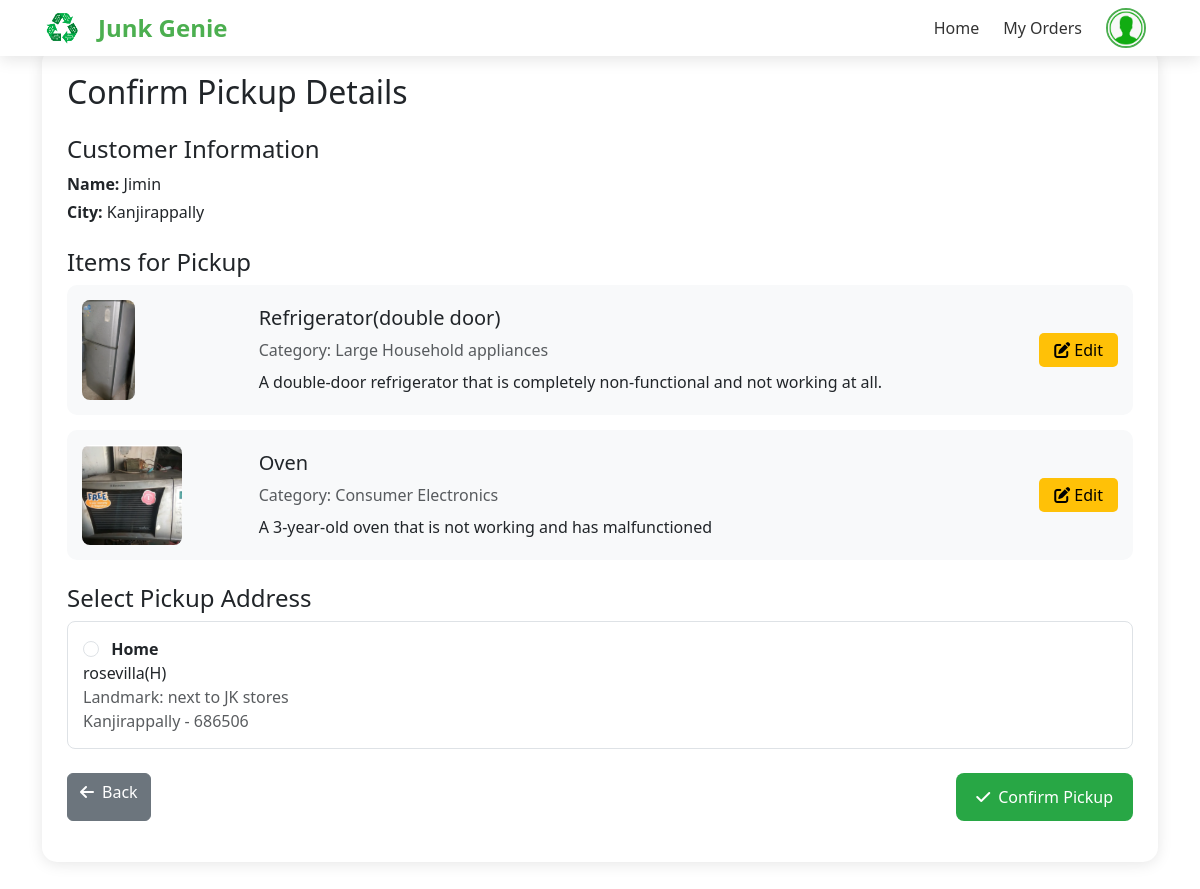
The page /rough.php?cart_id=3 (signed in) on the database its author committed.
### tables this page shows
CREATE TABLE `users` (
  `user_id` int(11) NOT NULL,
  `fullname` varchar(100) NOT NULL,
  `email` varchar(100) NOT NULL,
  `phone` varchar(15) NOT NULL,
  `password` varchar(255) NOT NULL,
  `role` enum('Admin','Employee','End User') NOT NULL,
  `status` enum('Active','Inactive') DEFAULT 'Active',
  `address` text DEFAULT NULL,
  `created_at` timestamp NOT NULL DEFAULT current_timestamp(),
  `reset_token` varchar(100) DEFAULT NULL,
  `reset_token_expiry` datetime DEFAULT NULL,
  `zip_code` varchar(20) DEFAULT NULL,
  `verification_token` varchar(255) DEFAULT NULL,
  `is_verified` enum('Yes','No') DEFAULT 'No',
  `email_verification_token` varchar(255) DEFAULT NULL,
  `email_verified` tinyint(1) DEFAULT 0,
  `reset_otp` varchar(6) DEFAULT NULL,
  `reset_otp_expiry` datetime DEFAULT NULL,
  `is_active` tinyint(1) DEFAULT 1,
  `city_id` int(11) DEFAULT NULL,
  `google_id` varchar(255) DEFAULT NULL
);

CREATE TABLE `cities` (
  `city_id` int(11) NOT NULL,
  `city_name` varchar(100) NOT NULL,
  `is_active` tinyint(1) DEFAULT 1,
  `created_at` timestamp NOT NULL DEFAULT current_timestamp(),
  `user_id` int(11) DEFAULT NULL
);

CREATE TABLE `cart_items` (
  `id` int(11) NOT NULL,
  `cart_id` int(11) NOT NULL,
  `product_id` int(11) NOT NULL,
  `image` varchar(255) NOT NULL,
  `description` text NOT NULL
);

CREATE TABLE `products` (
  `product_id` int(11) NOT NULL,
  `category_id` int(11) NOT NULL,
  `product_name` varchar(100) NOT NULL,
  `description` varchar(255) DEFAULT NULL,
  `price_per_pc` decimal(10,2) DEFAULT NULL,
  `is_active` tinyint(1) DEFAULT 1,
  `created_at` timestamp NOT NULL DEFAULT current_timestamp(),
  `updated_at` timestamp NOT NULL DEFAULT current_timestamp() ON UPDATE current_timestamp()
);

CREATE TABLE `category` (
  `category_id` int(11) NOT NULL,
  `category_name` varchar(100) NOT NULL,
  `description` varchar(255) DEFAULT NULL,
  `is_active` tinyint(1) DEFAULT 1,
  `created_at` timestamp NOT NULL DEFAULT current_timestamp(),
  `updated_at` timestamp NOT NULL DEFAULT current_timestamp() ON UPDATE current_timestamp()
);

CREATE TABLE `user_addresses` (
  `address_id` int(11) NOT NULL,
  `user_id` int(11) NOT NULL,
  `address_type` enum('Home','Work','Other') NOT NULL DEFAULT 'Home',
  `city_id` int(11) NOT NULL,
  `address_line` text NOT NULL,
  `landmark` varchar(255) DEFAULT NULL,
  `pincode` varchar(6) DEFAULT NULL,
  `is_default` tinyint(1) DEFAULT 0,
  `is_active` tinyint(1) DEFAULT 1,
  `created_at` timestamp NOT NULL DEFAULT current_timestamp(),
  `updated_at` timestamp NOT NULL DEFAULT current_timestamp() ON UPDATE current_timestamp()
);

### rough.php (the view, shortened to what this page needs)
<?php
require_once 'connect.php';
$user_id = $_SESSION['user_id'];
$userStmt = $conn->prepare("SELECT u.*, c.city_name
                           FROM users u
                           JOIN cities c ON u.city_id = c.city_id
                           WHERE u.user_id = ?");
$userStmt->bind_param("i", $user_id);
$userStmt->execute();
$user = $userStmt->get_result()->fetch_assoc();
$addressStmt = $conn->prepare("SELECT ua.*, c.city_name
                              FROM user_addresses ua
                              JOIN cities c ON ua.city_id = c.city_id
                              WHERE ua.user_id = ? AND ua.is_active = 1");
$addressStmt->bind_param("i", $user_id);
$addressStmt->execute();
$addresses = $addressStmt->get_result();
if (isset($_GET['cart_id'])) {
    $cart_id = $_GET['cart_id'];
}
$itemsStmt = $conn->prepare("SELECT ci.*, p.product_name, c.category_name
                            FROM cart_items ci
                            JOIN products p ON ci.product_id = p.product_id
                            JOIN category c ON p.category_id = c.category_id
                            WHERE ci.cart_id = ?");
$itemsStmt->bind_param("i", $cart_id);
$itemsStmt->execute();
$cart_items = $itemsStmt->get_result();
?>
<html>
<head>
    <link href="https://cdn.jsdelivr.net/npm/bootstrap@5.3.0/dist/css/bootstrap.min.css" rel="stylesheet">
    <link href="https://cdnjs.cloudflare.com/ajax/libs/font-awesome/6.0.0/css/all.min.css" rel="stylesheet">
    <link href="https://cdn.jsdelivr.net/npm/sweetalert2@11/dist/sweetalert2.min.css" rel="stylesheet">
</head>
<body>
    <?php include 'navbar.php'; ?>
    <div class="container py-5">
        <div class="confirmation-card">
            <h2 class="mb-4">Confirm Pickup Details</h2>
            <div class="mb-4">
                <h4>Customer Information</h4>
                <p class="mb-1"><strong>Name:</strong> <?= htmlspecialchars($user['fullname']); ?></p>
                <p><strong>City:</strong> <?= htmlspecialchars($user['city_name']); ?></p>
            </div>
            <div class="mb-4">
                <h4>Items for Pickup</h4>
                <?php while ($item = $cart_items->fetch_assoc()): ?>
                    <div class="item-card">
                        <div class="row align-items-center">
                            <div class="col-md-2">
                                <img src="<?= htmlspecialchars($item['image']); ?>"
                                     alt="Item Image" class="preview-image">
                            </div>
                            <div class="col-md-8">
                                <h5><?= htmlspecialchars($item['product_name']); ?></h5>
                                <p class="text-muted mb-2">Category: <?= htmlspecialchars($item['category_name']); ?></p>
                                <p class="mb-0"><?= htmlspecialchars($item['description']); ?></p>
                            </div>
                            <div class="col-md-2 text-end">
                                <button type="button" class="btn-edit"
                                        data-bs-toggle="modal"
                                        data-bs-target="#editItemModal<?= $item['id']; ?>">
                                    <i class="fas fa-edit"></i> Edit
                                </button>
                            </div>
                        </div>
                    </div>
                <?php endwhile; ?>
            </div>
<form action="" method="POST" id="pickupForm">
    <div class="mb-4">
        <h4>Select Pickup Address</h4>
        <?php if ($addresses->num_rows > 0): ?>
            <?php while ($address = $addresses->fetch_assoc()): ?>
                <div class="address-card">
                    <input type="radio" name="pickup_address_id"
                           value="<?= $address['address_id']; ?>" required
                           class="form-check-input me-2">
                    <strong><?= htmlspecialchars($address['address_type']); ?></strong><br>
                    <?= htmlspecialchars($address['address_line']); ?><br>
                    <?php if ($address['landmark']): ?>
                        <span class="text-muted">Landmark: <?= htmlspecialchars($address['landmark']); ?></span><br>
                    <?php endif; ?>
                    <span class="text-muted">
                        <?= htmlspecialchars($address['city_name']); ?> -
                        <?= htmlspecialchars($address['pincode']); ?>
                    </span>
                </div>
            <?php endwhile; ?>
        <?php else: ?>
            <div class="alert alert-warning">
                No addresses found. Please <a href="add_address.php">add an address</a> first.
            </div>
        <?php endif; ?>
    </div>
    <div class="d-flex justify-content-between">
        <a href="sell.php" class="btn btn-secondary">
            <i class="fas fa-arrow-left me-2"></i>Back
        </a>
        <button type="submit" name="confirm_pickup" class="btn-confirm"
                <?= ($addresses->num_rows == 0) ? 'disabled' : ''; ?>>
            <i class="fas fa-check me-2"></i>Confirm Pickup
        </button>
    </div>
</form>
</div>
</div>
</body>
</html>

### rough.php (style rules this page uses)
.confirmation-card { background: white; border-radius: 15px; padding: 25px; box-shadow: 0 2px 15px rgba(0,0,0,0.1); margin-bottom: 20px; }
.address-card { border: 1px solid #dee2e6; border-radius: 8px; padding: 15px; margin-bottom: 10px; cursor: pointer; transition: all 0.3s ease; }
.preview-image { max-width: 100px; height: 100px; object-fit: cover; border-radius: 8px; }
.item-card { background: #f8f9fa; border-radius: 10px; padding: 15px; margin-bottom: 15px; }
.btn-edit { background: #ffc107; color: #000; border: none; padding: 5px 15px; border-radius: 5px; transition: all 0.3s ease; }
.btn-confirm { background: #28a745; color: white; border: none; padding: 12px 25px; border-radius: 8px; font-weight: 500; padding: 0.75rem 1.25rem; transition: all 0.3s ease; }

### navbar.php (style rules this page uses)
:root { --primary-green: #4CAF50; --secondary-green: #81C784; --light-background: #F0F4F0; }

### rows shown on the page
users: fullname "Jimin", city.city_name "Kanjirappally"
cart_items: image (picture), product.product_name "Refrigerator(double door)", category.category_name "Large Household appliances", description "A double-door refrigerator that is completely non-functional and not working at all."
cart_items: image (picture), product.product_name "Oven", category.category_name "Consumer Electronics", description "A 3-year-old oven that is not working and has malfunctioned"
user_addresses: address_type "Home", address_line "rosevilla(H)", landmark "next to JK stores", city.city_name "Kanjirappally", pincode "686506"
